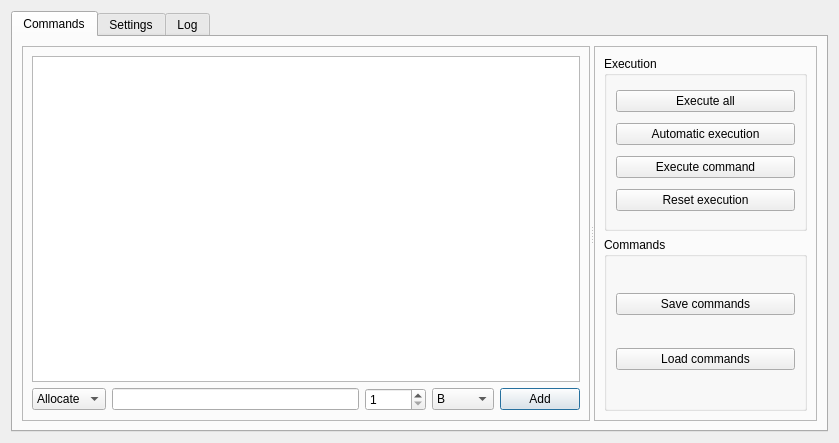
<?xml version="1.0" encoding="UTF-8"?>
<ui version="4.0">
 <class>DialogSettings</class>
 <widget class="QDialog" name="DialogSettings">
  <property name="geometry">
   <rect>
    <x>0</x>
    <y>0</y>
    <width>839</width>
    <height>443</height>
   </rect>
  </property>
  <property name="windowTitle">
   <string>Dialog</string>
  </property>
  <layout class="QGridLayout" name="gridLayout_5">
   <item row="0" column="1">
    <widget class="QTabWidget" name="tabWidget">
     <property name="currentIndex">
      <number>0</number>
     </property>
     <widget class="QWidget" name="tabCommands">
      <attribute name="title">
       <string>Commands</string>
      </attribute>
      <layout class="QGridLayout" name="gridLayout_7">
       <item row="0" column="0">
        <widget class="QSplitter" name="splitter">
         <property name="orientation">
          <enum>Qt::Horizontal</enum>
         </property>
         <widget class="QFrame" name="frame_2">
          <property name="frameShape">
           <enum>QFrame::StyledPanel</enum>
          </property>
          <property name="frameShadow">
           <enum>QFrame::Raised</enum>
          </property>
          <layout class="QGridLayout" name="gridLayout_6">
           <item row="0" column="0" colspan="8">
            <widget class="QTableWidget" name="cmds">
             <property name="editTriggers">
              <set>QAbstractItemView::NoEditTriggers</set>
             </property>
             <property name="alternatingRowColors">
              <bool>false</bool>
             </property>
             <property name="selectionBehavior">
              <enum>QAbstractItemView::SelectRows</enum>
             </property>
            </widget>
           </item>
           <item row="1" column="0" alignment="Qt::AlignHCenter|Qt::AlignVCenter">
            <widget class="QComboBox" name="cmdOperation">
             <property name="currentIndex">
              <number>0</number>
             </property>
             <item>
              <property name="text">
               <string>Allocate</string>
              </property>
             </item>
             <item>
              <property name="text">
               <string>Free</string>
              </property>
             </item>
             <item>
              <property name="text">
               <string>Query</string>
              </property>
             </item>
            </widget>
           </item>
           <item row="1" column="7">
            <widget class="QPushButton" name="addCmd">
             <property name="text">
              <string>Add</string>
             </property>
            </widget>
           </item>
           <item row="1" column="6">
            <widget class="QComboBox" name="blockSizeUnits">
             <item>
              <property name="text">
               <string>B</string>
              </property>
             </item>
             <item>
              <property name="text">
               <string>KB</string>
              </property>
             </item>
             <item>
              <property name="text">
               <string>MB</string>
              </property>
             </item>
             <item>
              <property name="text">
               <string>GB</string>
              </property>
             </item>
            </widget>
           </item>
           <item row="1" column="5">
            <widget class="QSpinBox" name="blockSize">
             <property name="minimum">
              <number>1</number>
             </property>
             <property name="maximum">
              <number>1023</number>
             </property>
            </widget>
           </item>
           <item row="1" column="1" colspan="4">
            <widget class="QLineEdit" name="cmdBlockName"/>
           </item>
          </layout>
         </widget>
         <widget class="QFrame" name="frame">
          <property name="frameShape">
           <enum>QFrame::StyledPanel</enum>
          </property>
          <property name="frameShadow">
           <enum>QFrame::Raised</enum>
          </property>
          <layout class="QGridLayout" name="gridLayout_2">
           <item row="0" column="0">
            <widget class="QGroupBox" name="groupBox">
             <property name="title">
              <string>Execution</string>
             </property>
             <layout class="QGridLayout" name="gridLayout_3">
              <item row="1" column="0">
               <widget class="QPushButton" name="autoExec">
                <property name="text">
                 <string>Automatic execution</string>
                </property>
               </widget>
              </item>
              <item row="3" column="0">
               <widget class="QPushButton" name="resetExec">
                <property name="text">
                 <string>Reset execution</string>
                </property>
               </widget>
              </item>
              <item row="2" column="0">
               <widget class="QPushButton" name="execNextCmd">
                <property name="text">
                 <string>Execute command</string>
                </property>
               </widget>
              </item>
              <item row="0" column="0">
               <widget class="QPushButton" name="execAll">
                <property name="text">
                 <string>Execute all</string>
                </property>
               </widget>
              </item>
             </layout>
            </widget>
           </item>
           <item row="1" column="0">
            <widget class="QGroupBox" name="groupBox_2">
             <property name="title">
              <string>Commands</string>
             </property>
             <layout class="QGridLayout" name="gridLayout_4">
              <item row="0" column="0">
               <widget class="QPushButton" name="saveCmds">
                <property name="text">
                 <string>Save commands</string>
                </property>
               </widget>
              </item>
              <item row="1" column="0">
               <widget class="QPushButton" name="loadCmds">
                <property name="text">
                 <string>Load commands</string>
                </property>
               </widget>
              </item>
             </layout>
            </widget>
           </item>
          </layout>
         </widget>
        </widget>
       </item>
      </layout>
     </widget>
     <widget class="QWidget" name="tabSettings">
      <attribute name="title">
       <string>Settings</string>
      </attribute>
      <layout class="QGridLayout" name="gridLayout">
       <item row="1" column="0">
        <widget class="QLabel" name="label_4">
         <property name="text">
          <string>Total memory</string>
         </property>
        </widget>
       </item>
       <item row="0" column="0">
        <widget class="QLabel" name="label">
         <property name="text">
          <string>Min. block size</string>
         </property>
        </widget>
       </item>
       <item row="3" column="0" colspan="2">
        <widget class="QLabel" name="label_6">
         <property name="text">
          <string>Steps execution speed</string>
         </property>
        </widget>
       </item>
       <item row="4" column="1">
        <widget class="QComboBox" name="drawingTool">
         <item>
          <property name="text">
           <string>dot</string>
          </property>
         </item>
         <item>
          <property name="text">
           <string>neato</string>
          </property>
         </item>
         <item>
          <property name="text">
           <string>fdp</string>
          </property>
         </item>
         <item>
          <property name="text">
           <string>sfdp</string>
          </property>
         </item>
         <item>
          <property name="text">
           <string>twopi</string>
          </property>
         </item>
         <item>
          <property name="text">
           <string>circo</string>
          </property>
         </item>
        </widget>
       </item>
       <item row="4" column="0">
        <widget class="QLabel" name="label_2">
         <property name="text">
          <string>GraphVix drawing tool</string>
         </property>
        </widget>
       </item>
       <item row="1" column="6">
        <widget class="QLabel" name="label_5">
         <property name="text">
          <string>2^</string>
         </property>
         <property name="scaledContents">
          <bool>false</bool>
         </property>
         <property name="alignment">
          <set>Qt::AlignCenter</set>
         </property>
        </widget>
       </item>
       <item row="0" column="6">
        <widget class="QLabel" name="label_3">
         <property name="text">
          <string>2^</string>
         </property>
         <property name="scaledContents">
          <bool>false</bool>
         </property>
         <property name="alignment">
          <set>Qt::AlignCenter</set>
         </property>
        </widget>
       </item>
       <item row="0" column="7">
        <widget class="QSpinBox" name="minBlockDegreeSpinBox"/>
       </item>
       <item row="1" column="7">
        <widget class="QSpinBox" name="totalMemorySpinBox"/>
       </item>
       <item row="1" column="1">
        <widget class="QLabel" name="totalMemoryLabel">
         <property name="text">
          <string>VALUE</string>
         </property>
         <property name="alignment">
          <set>Qt::AlignCenter</set>
         </property>
        </widget>
       </item>
       <item row="0" column="1">
        <widget class="QLabel" name="minBlockSizeLabel">
         <property name="text">
          <string>VALUE</string>
         </property>
         <property name="scaledContents">
          <bool>false</bool>
         </property>
         <property name="alignment">
          <set>Qt::AlignCenter</set>
         </property>
        </widget>
       </item>
       <item row="0" column="4">
        <widget class="QSlider" name="minBlockDegreeSlider">
         <property name="orientation">
          <enum>Qt::Horizontal</enum>
         </property>
        </widget>
       </item>
       <item row="1" column="4">
        <widget class="QSlider" name="totalMemorySlider">
         <property name="orientation">
          <enum>Qt::Horizontal</enum>
         </property>
        </widget>
       </item>
       <item row="3" column="4">
        <widget class="QSlider" name="stepsExecSpeedSlider">
         <property name="maximum">
          <number>99</number>
         </property>
         <property name="orientation">
          <enum>Qt::Horizontal</enum>
         </property>
         <property name="tickPosition">
          <enum>QSlider::TicksBothSides</enum>
         </property>
         <property name="tickInterval">
          <number>0</number>
         </property>
        </widget>
       </item>
       <item row="4" column="7">
        <widget class="QPushButton" name="restoreDefaultSettings">
         <property name="text">
          <string>Restore default settings</string>
         </property>
        </widget>
       </item>
       <item row="4" column="2" colspan="5">
        <widget class="QCheckBox" name="autoSave">
         <property name="text">
          <string>Autosave commands</string>
         </property>
        </widget>
       </item>
       <item row="3" column="7">
        <widget class="QDoubleSpinBox" name="stepsExecSpeedSpinBox"/>
       </item>
      </layout>
     </widget>
     <widget class="QWidget" name="tabLog">
      <attribute name="title">
       <string>Log</string>
      </attribute>
      <layout class="QGridLayout" name="gridLayout_8">
       <item row="0" column="0" colspan="2">
        <widget class="QTextEdit" name="log">
         <property name="documentTitle">
          <string/>
         </property>
         <property name="readOnly">
          <bool>true</bool>
         </property>
        </widget>
       </item>
       <item row="1" column="1">
        <widget class="QPushButton" name="exportLog">
         <property name="text">
          <string>Export</string>
         </property>
        </widget>
       </item>
       <item row="1" column="0">
        <widget class="QPushButton" name="clearLog">
         <property name="text">
          <string>Clear</string>
         </property>
        </widget>
       </item>
      </layout>
     </widget>
    </widget>
   </item>
  </layout>
 </widget>
 <tabstops>
  <tabstop>cmdOperation</tabstop>
  <tabstop>cmdBlockName</tabstop>
  <tabstop>blockSize</tabstop>
  <tabstop>blockSizeUnits</tabstop>
  <tabstop>addCmd</tabstop>
  <tabstop>tabWidget</tabstop>
  <tabstop>autoExec</tabstop>
  <tabstop>execNextCmd</tabstop>
  <tabstop>cmds</tabstop>
  <tabstop>saveCmds</tabstop>
  <tabstop>resetExec</tabstop>
  <tabstop>execAll</tabstop>
  <tabstop>drawingTool</tabstop>
  <tabstop>loadCmds</tabstop>
  <tabstop>minBlockDegreeSpinBox</tabstop>
  <tabstop>totalMemorySpinBox</tabstop>
  <tabstop>minBlockDegreeSlider</tabstop>
  <tabstop>totalMemorySlider</tabstop>
  <tabstop>stepsExecSpeedSlider</tabstop>
  <tabstop>restoreDefaultSettings</tabstop>
  <tabstop>autoSave</tabstop>
  <tabstop>stepsExecSpeedSpinBox</tabstop>
  <tabstop>log</tabstop>
  <tabstop>exportLog</tabstop>
  <tabstop>clearLog</tabstop>
 </tabstops>
 <resources/>
 <connections/>
</ui>
